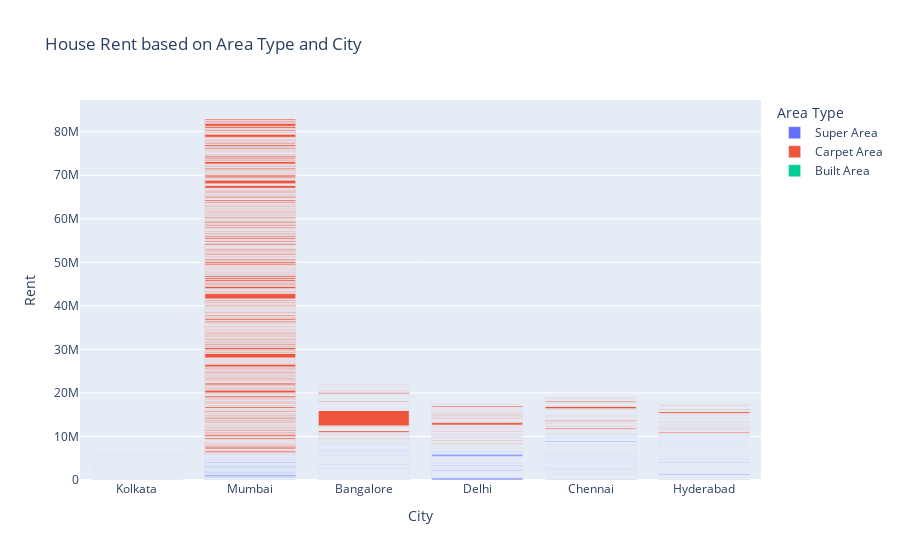

Notebook code for this chart:
### Code cell
# visualization of rent based on Area Type and City
figure = px.bar(data, x='City', y='Rent', color='Area Type', title='House Rent based on Area Type and City')
figure.show()

### Figure 1 — Plotly figure (JSON) as saved in the notebook; plotly's stock layout.template omitted (floating-point values rounded to 4 significant figures; data arrays with more than 128 entries replaced by an {"elided": "..."} marker saying what was removed)
{"data": [{"hovertemplate": "Area Type=Super Area<br>City=%{x}<br>Rent=%{y}<extra></extra>", "legendgroup": "Super Area", "marker": {"color": "#636efa", "pattern": {"shape": ""}}, "name": "Super Area", "orientation": "v", "showlegend": true, "textposition": "auto", "type": "bar", "x": {"elided": "2446 str values"}, "xaxis": "x", "y": {"elided": "2446 int values"}, "yaxis": "y"}, {"hovertemplate": "Area Type=Carpet Area<br>City=%{x}<br>Rent=%{y}<extra></extra>", "legendgroup": "Carpet Area", "marker": {"color": "#EF553B", "pattern": {"shape": ""}}, "name": "Carpet Area", "orientation": "v", "showlegend": true, "textposition": "auto", "type": "bar", "x": {"elided": "2298 str values"}, "xaxis": "x", "y": {"elided": "2298 int values"}, "yaxis": "y"}, {"hovertemplate": "Area Type=Built Area<br>City=%{x}<br>Rent=%{y}<extra></extra>", "legendgroup": "Built Area", "marker": {"color": "#00cc96", "pattern": {"shape": ""}}, "name": "Built Area", "orientation": "v", "showlegend": true, "textposition": "auto", "type": "bar", "x": ["Chennai", "Hyderabad"], "xaxis": "x", "y": [15000, 6000], "yaxis": "y"}], "layout": {"barmode": "relative", "legend": {"title": {"text": "Area Type"}, "tracegroupgap": 0}, "title": {"text": "House Rent based on Area Type and City"}, "xaxis": {"anchor": "y", "domain": [0, 1], "title": {"text": "City"}}, "yaxis": {"anchor": "x", "domain": [0, 1], "title": {"text": "Rent"}}}}
